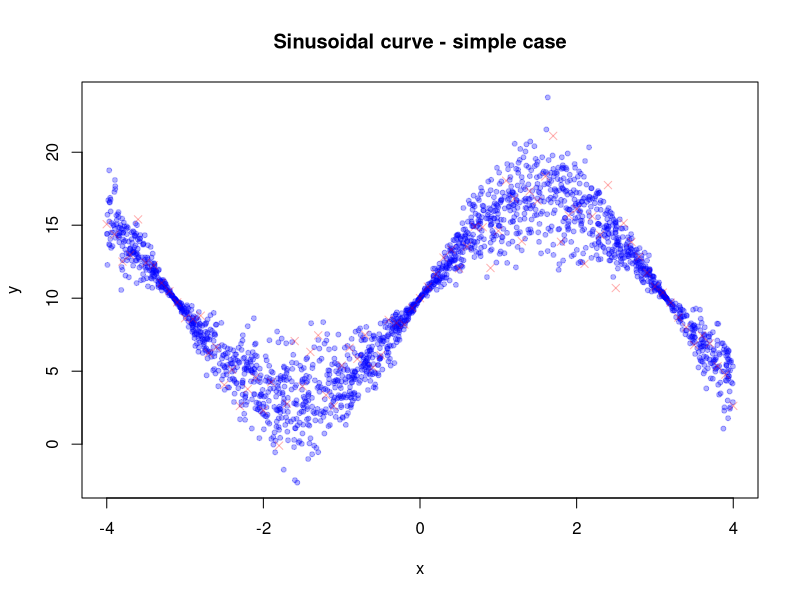
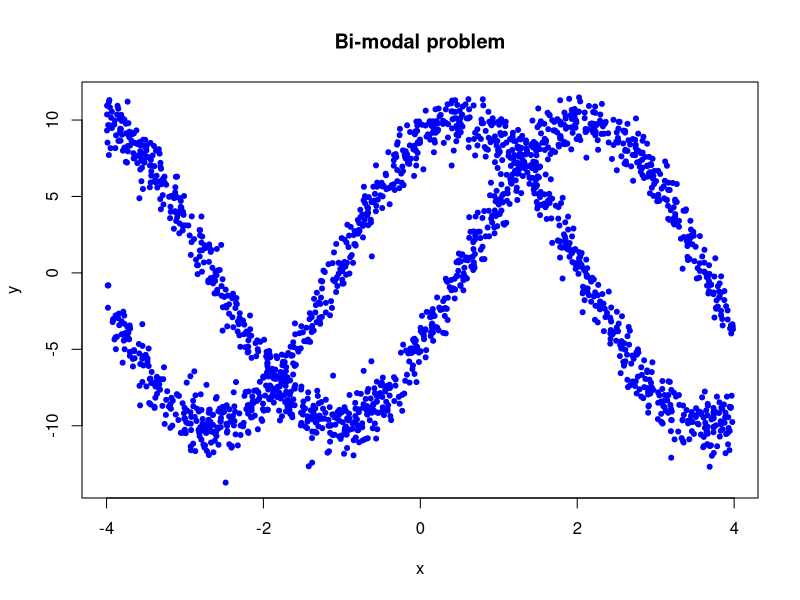

Source code (R) for these figures, in order:
# Generate synth problems to test the IPs method
setwd("/home/simon/Desktop/implicit-variational-inference/implicit-processes/synthetic_cases/")
set.seed(123)
samples = 2000
error_factor = 1

# Heterocedastic problem
min_x = -4
max_x = 4

x <- runif(samples, min = min_x, max = max_x)

eps_2 <- rnorm(samples, sd = 2)
y2 <- 7 * sin(x) +10 + eps_2 * sin(x) * error_factor

data_2 <- data.frame(x = x, y = y2)

write.table(x = data_2, file = "synth_data_biased_heteroc.txt", col.names = F, row.names = F)


x_test <- seq(min_x, max_x, by = 0.1)
eps_test <- rnorm(length(x_test), sd = 2)
y_test <- 7 * sin(x_test) +10 + eps_test * sin(x_test) * error_factor

data_test <- data.frame(x = x_test, y = y_test)

write.table(x = data_test, file = "synth_data_biased_heteroc_test.txt", col.names = F, row.names = F)

plot(x, y2, pch = 20, col = rgb(red = 0, green = 0, blue = 1, alpha = 0.3), main = "Sinusoidal curve - simple case", ylab = "y")
points(x_test, y_test, pch = 4, col = rgb(red = 1, green = 0, blue = 0, alpha = 0.3))




# Bimodal problem

x_1 <- runif(samples, min = min_x, max = max_x)
eps_1 <- rnorm(samples)
eps_2 <- rnorm(samples)

disc <- runif(samples, min = 0, max = 1)
data_1 <- data.frame(x = x_1, y = x_1) # Hacemos el preset de "y" y luego lo sobreescribimos

data_1$y[disc < 0.5] <- 10*cos(x_1[disc < 0.5] - 0.5) + eps_2[disc < 0.5]
data_1$y[disc > 0.5] <- 10*sin(x_1[disc > 0.5] - 0.5) + eps_1[disc > 0.5]
plot(data_1, pch = 20, col = "blue", main = "Bi-modal problem")

write.table(x = data_1, file = "bim_data.txt", col.names = F, row.names = F)
